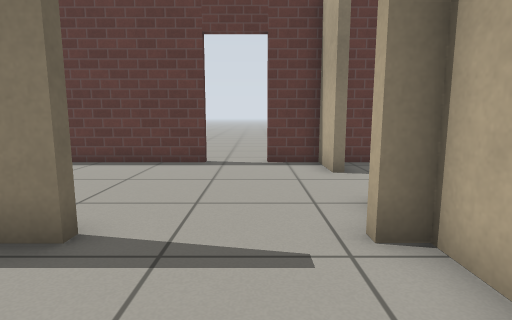
view 1 (above)

18 first-person views from a walk through a Gazebo world. The camera is 0.72 m above the floor, tilts 8° down and sees 80° across. The floor is counted in squares, 0.5 m on a side. Each view is taken from the middle of a square. On the plan, view 1 faces up. The plan holds only what a view shows up to about 14 squares ahead; the rest is blank. Gazebo's built-in surfaces are drawn with simple patterns.

view 2
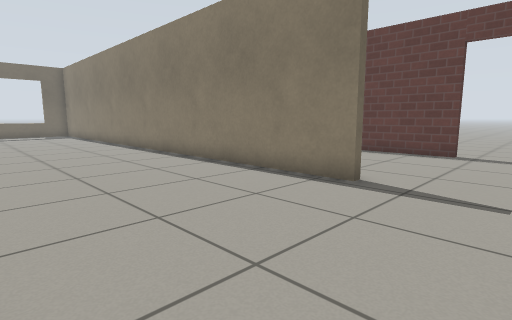

view 3
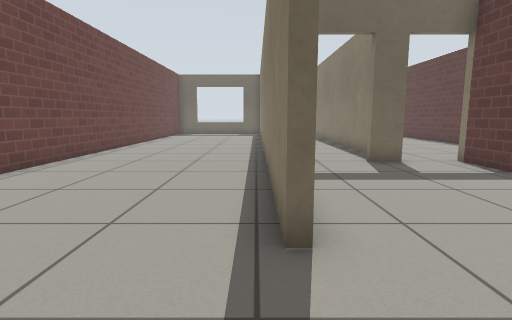

view 4
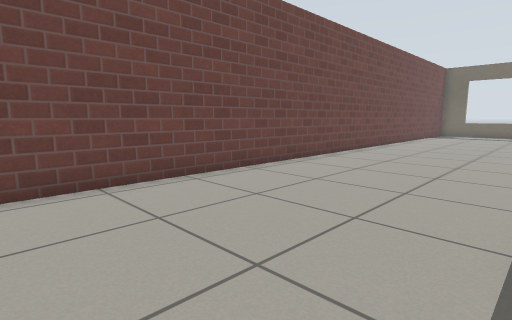

view 5
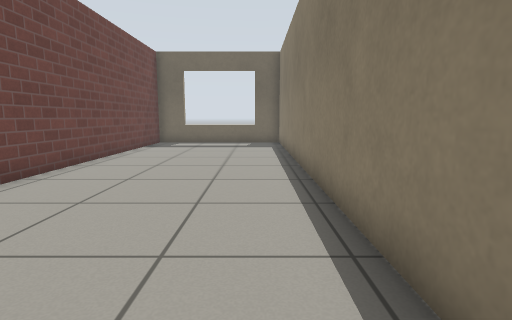

view 6
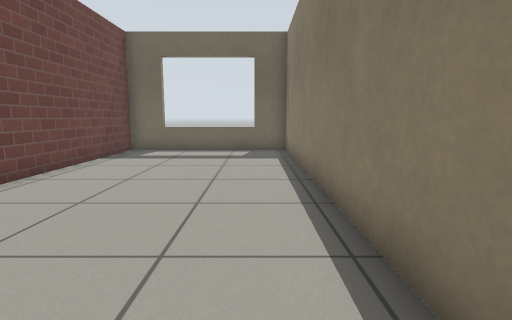

view 7
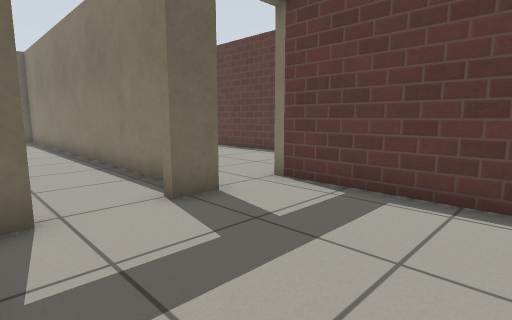

view 8
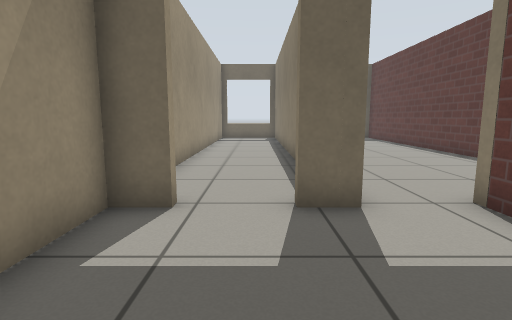

view 9
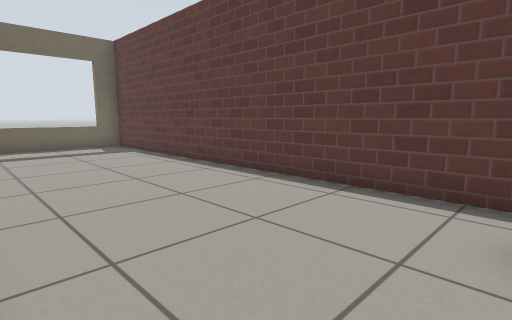

view 10
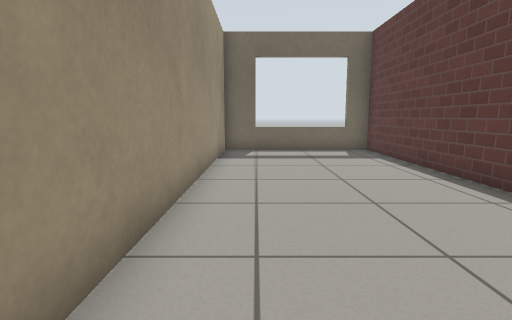

view 11
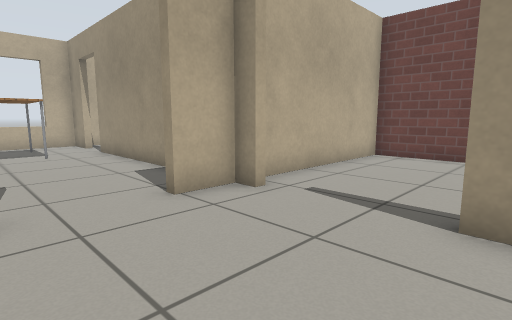

view 12
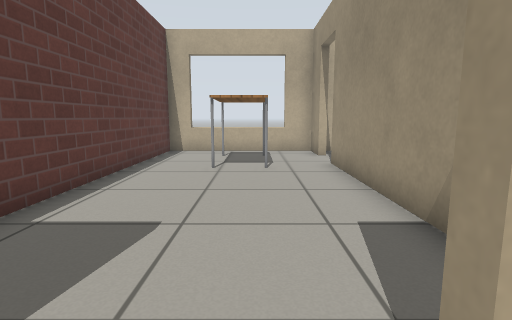

view 13
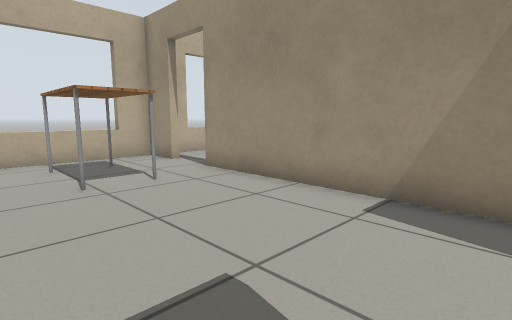

view 14
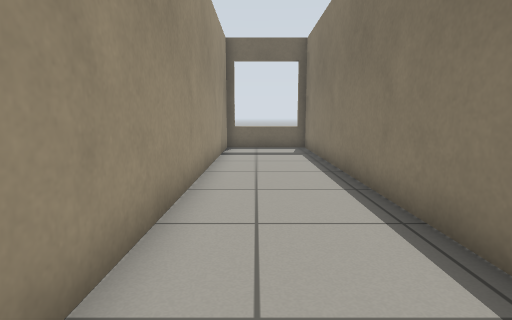

view 15
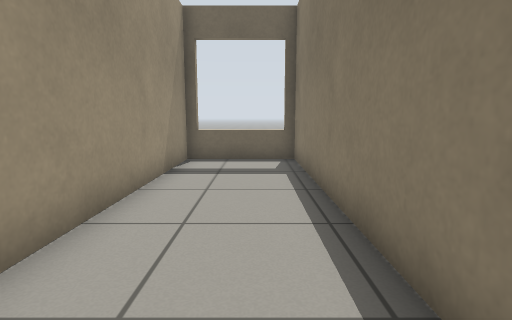

view 16
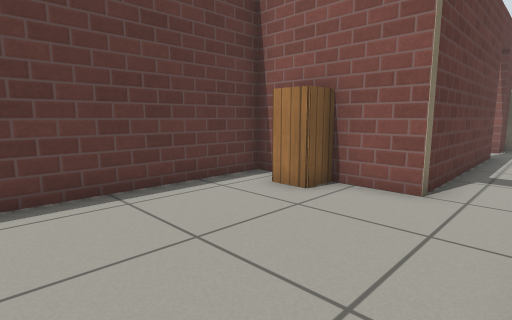

view 17
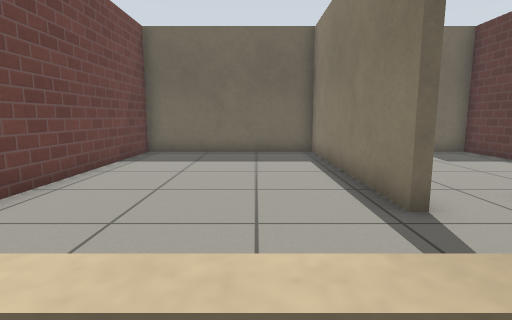

view 18
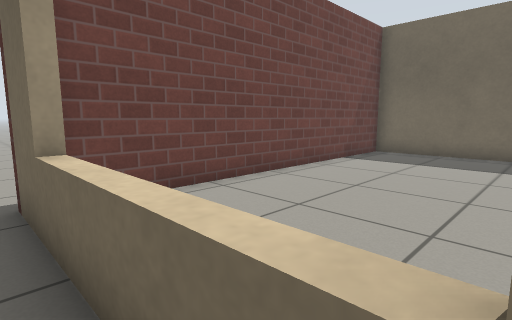

### Floor plan
Ten units are one square. View 1 is at (0, 0); x grows to the right and y downward. Boxes are objects, and circles mark ways between rooms. Rooms are numbered by the first view taken in them; rooms with no view inside come last. Other rooms are left out.
<svg viewBox="-259 -144 408 188">
<path fill="none" stroke="#000" d="M-22 -36 -22 -33 -254 -33 -254 35 20 35 20 -33 14 -33M-16 -97 -90 -97M-27 -36 -22 -36M-87 -77 -87 -67M-87 -47 -87 -36 -66 -36M20 -78 20 -97 4 -97M14 -33 14 -36 20 -36 20 -53M-90 -97 -90 -139 -254 -139 -254 -76 -135 -76M125 -36 141 -36 141 -97 23 -97 23 -84M34 -36 105 -36M-102 -73 -254 -73 -254 -36 -125 -36M144 -20 144 39M105 -33 23 -33 23 35 138 35M141 -10 141 -30"/>
<rect x="-105" y="-125" width="10" height="10" fill="#bbb"><title>cabinet</title></rect>
<rect x="95" y="-75" width="30" height="20" fill="#bbb"><title>table</title></rect>
<circle cx="-5" cy="-30" r="3" fill="#2a7"/>
<circle cx="-90" cy="-85" r="3" fill="#2a7"/>
<circle cx="20" cy="-65" r="3" fill="#2a7"/>
<circle cx="-90" cy="-55" r="3" fill="#2a7"/>
<circle cx="-5" cy="-100" r="3" fill="#2a7"/>
<circle cx="115" cy="-35" r="3" fill="#2a7"/>
<text x="-110" y="0">1</text>
<text x="-40" y="-70">2</text>
<text x="-170" y="-110">3</text>
<text x="80" y="-70">4</text>
<text x="-170" y="-50">5</text>
<text x="20" y="-110">6</text>
<text x="80" y="0">7</text>
</svg>
Room 1 opens to room 2. Room 2 opens to room 3. Room 2 opens to room 4. Room 2 opens to room 5. Room 2 opens to room 6. Room 4 opens to room 7.

Where each view was taken, in squares from view 1:
view 1: 0 up, 0 right, facing up
view 2: 3 down, 1 right, facing up-left
view 3: 3 up, 1 right, facing left
view 4: 3 up, 1 right, facing down-left
view 5: 2 up, 8 left, facing left
view 6: 2 up, 12 left, facing left
view 7: 4 up, 4 left, facing up-left
view 8: 6 up, 4 left, facing left
view 9: 8 up, 10 left, facing up-left
view 10: 9 up, 12 left, facing left
view 11: 8 up, 3 left, facing down-right
view 12: 6 up, 1 right, facing right
view 13: 9 up, 3 right, facing down-right
view 14: 5 up, 11 left, facing left
view 15: 6 up, 15 left, facing left
view 16: 8 up, 15 left, facing up-right
view 17: 1 up, 15 right, facing left
view 18: 2 up, 15 right, facing down-left
